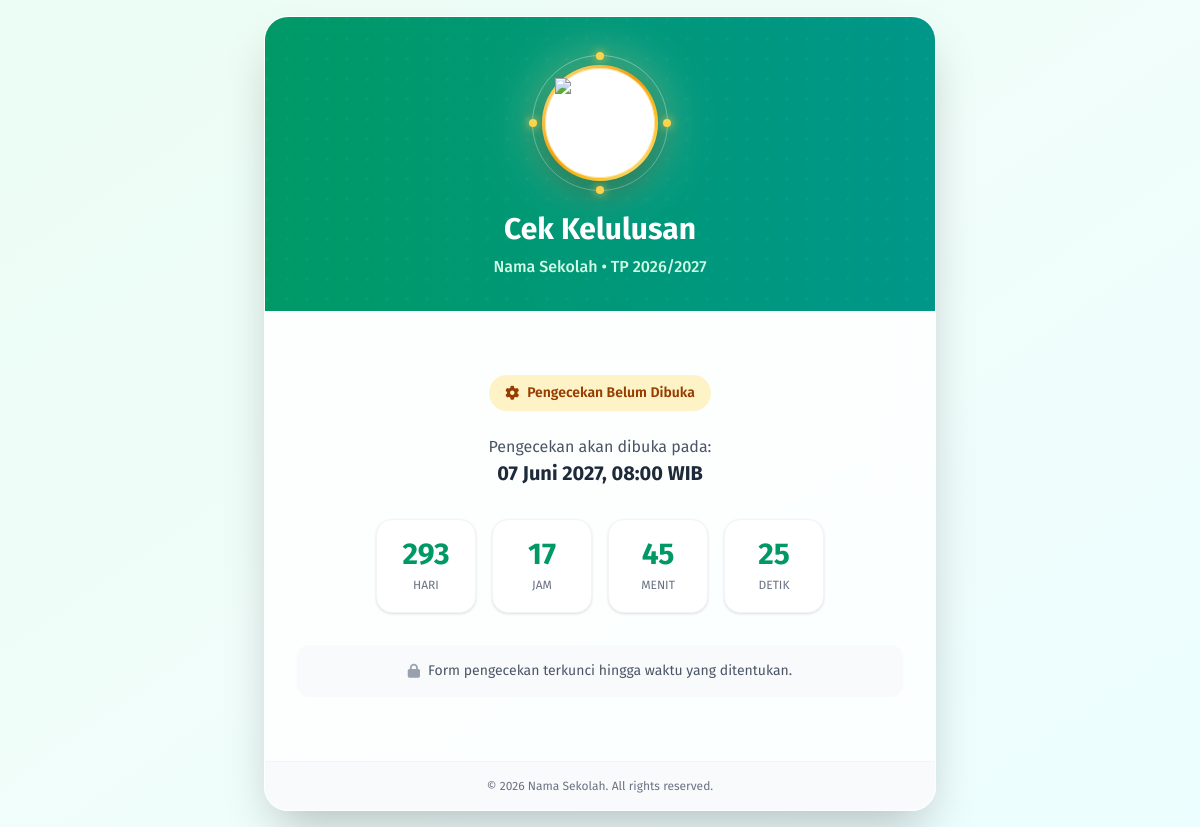
The page / on the database its author committed.
### tables this page shows
CREATE TABLE `pengaturan` (
  `id` int(11) NOT NULL,
  `kunci` varchar(50) NOT NULL,
  `nilai` text NOT NULL,
  `keterangan` varchar(255) DEFAULT NULL,
  `updated_at` timestamp NULL DEFAULT current_timestamp() ON UPDATE current_timestamp()
);

### index.php (the view, shortened to what the rows shown need)
<?php
require_once 'config.php';
function lulus_escape(?string $value): string
{
    return htmlspecialchars((string) $value, ENT_QUOTES, 'UTF-8');
}
function lulus_setting(mysqli $conn, string $key, string $default = ''): string
{
    $value = getPengaturan($conn, $key);
    if ($value === null || $value === false || $value === '') {
        return $default;
    }
    return trim((string) $value);
}
function lulus_digits_only(string $value): string
{
    return preg_replace('/\D+/', '', $value) ?? '';
}
function lulus_format_nomor_wa_tampil(string $nomor): string
{
    $digits = lulus_digits_only($nomor);
    if (strpos($digits, '62') === 0 && strlen($digits) > 2) {
        return '0' . substr($digits, 2);
    }
    return $digits;
}
function lulus_format_nomor_wa_link(string $nomor): string
{
    $digits = lulus_digits_only($nomor);
    if (strpos($digits, '62') === 0) {
        return $digits;
    }
    return $digits;
}
function lulus_parse_waktu_mulai(string $value, DateTimeZone $timezone): ?DateTimeImmutable
{
    $value = trim($value);
    try {
        return new DateTimeImmutable($value, $timezone);
    } catch (Exception $e) {
        return null;
    }
}
function lulus_daftar_bulan_indonesia(): array
{
    return [
        'January' => 'Januari',
        'February' => 'Februari',
        'March' => 'Maret',
        'April' => 'April',
        'May' => 'Mei',
        'June' => 'Juni',
        'July' => 'Juli',
        'August' => 'Agustus',
        'September' => 'September',
        'October' => 'Oktober',
        'November' => 'November',
        'December' => 'Desember',
    ];
}
function lulus_format_tanggal_indonesia(DateTimeInterface $tanggal): string
{
    $bulan = lulus_daftar_bulan_indonesia();
    $namaBulan = $bulan[$tanggal->format('F')] ?? $tanggal->format('F');
    return $tanggal->format('d ') . $namaBulan . $tanggal->format(' Y, H:i');
}
try {
    $conn = getDbConnection();
} catch (Throwable $e) {
    http_response_code(500);
    exit('Koneksi database tidak tersedia.');
}
$timezone = new DateTimeZone('Asia/Jakarta');
$defaultSettings = [
    'nama_sekolah' => 'MTsN 1 Sekadau',
    'tahun_pelajaran' => '2025/2026',
    'nomor_wa' => '6285752604496',
    'logo_sekolah' => 'logo.png',
    'skl_aktif' => '1',
];
$namaSekolah = lulus_setting($conn, 'nama_sekolah', $defaultSettings['nama_sekolah']);
$tahunPelajaran = lulus_setting($conn, 'tahun_pelajaran', $defaultSettings['tahun_pelajaran']);
$nomorWa = lulus_setting($conn, 'nomor_wa', $defaultSettings['nomor_wa']);
$sklAktif = lulus_setting($conn, 'skl_aktif', $defaultSettings['skl_aktif']) === '1';
$nomorWaTampil = lulus_format_nomor_wa_tampil($nomorWa);
$nomorWaLink = lulus_format_nomor_wa_link($nomorWa);
$waktuMulaiCek = lulus_parse_waktu_mulai(lulus_setting($conn, 'waktu_mulai_cek'), $timezone);
$waktuSekarang = new DateTimeImmutable('now', $timezone);
$sudahBisaCek = ($waktuMulaiCek instanceof DateTimeImmutable) && $waktuSekarang >= $waktuMulaiCek;
$tanggalMulaiTampil = ($waktuMulaiCek instanceof DateTimeImmutable)
    ? lulus_format_tanggal_indonesia($waktuMulaiCek) . ' WIB'
    : 'Belum ditentukan';
$hasil = null;
$nisnDicari = '';
$pesanWa = rawurlencode('Assalamualaikum, saya ingin bertanya tentang pengambilan SKL');
$linkWa = sprintf('https://wa.me/%s?text=%s', $nomorWaLink, $pesanWa);
?>
<!DOCTYPE html>
<html lang="id">
<head>
    <link rel="stylesheet" href="dist/output.css">
    <link rel="stylesheet" href="fontawesome.css">
    <link rel="stylesheet" href="fonts.css">
</head>
<body class="bg-gradient-to-br from-emerald-50 via-teal-50 to-cyan-50 min-h-screen flex items-center justify-center p-4">
    <main class="w-full max-w-2xl bg-white/80 backdrop-blur-xl rounded-3xl shadow-2xl border border-white/50 overflow-hidden">
        <header class="bg-gradient-to-r from-emerald-600 to-teal-600 p-8 text-center text-white relative overflow-hidden">
            <div class="logo-wrap">
                <div class="logo-ring-outer">
                </div>
            </div>
            <h1 class="text-3xl font-bold mb-2">Cek Kelulusan</h1>
            <p class="text-emerald-100 font-medium">
                <?= lulus_escape($namaSekolah) ?> • TP <?= lulus_escape($tahunPelajaran) ?>
            </p>
        </header>
        <section class="p-8">
            <?php if (is_array($hasil)): ?>
                <?php
                $statusLulus = (int) ($hasil['status_kelulusan'] ?? 0) === 1;
                $bolehCetakSkl = $sklAktif && (int) ($hasil['cetak_skl'] ?? 1) === 1;
                $namaSiswa = (string) ($hasil['nama'] ?? '-');
                $urlCetakSkl = 'skl.php?nisn=' . rawurlencode($nisnDicari);
                $urlUnduhPdf = $urlCetakSkl . '&pdf=1';
                ?>
                <div class="text-center mb-8">
                    <div class="inline-flex items-center gap-2 bg-gray-100 px-4 py-2 rounded-full text-sm text-gray-600 mb-4">
                        <i class="fa-solid fa-id-card" aria-hidden="true"></i>
                        NISN: <?= lulus_escape($nisnDicari) ?>
                    </div>
                    <h2 class="text-2xl font-bold text-gray-800 mb-1">
                        <?= lulus_escape($namaSiswa) ?>
                    </h2>
                    <div class="mt-6 mb-8">
                        <?php if ($statusLulus): ?>
                            <div class="inline-flex items-center gap-3 bg-emerald-100 text-emerald-700 px-8 py-4 rounded-2xl text-3xl font-black shadow-sm border border-emerald-200 animate-pulse" role="status">
                                <i class="fa-solid fa-graduation-cap text-4xl" aria-hidden="true"></i>
                                LULUS
                            </div>
                        <?php else: ?>
                            <div class="inline-flex items-center gap-3 bg-rose-100 text-rose-700 px-8 py-4 rounded-2xl text-3xl font-black shadow-sm border border-rose-200" role="status">
                                <i class="fa-solid fa-book-open text-4xl" aria-hidden="true"></i>
                                TIDAK LULUS
                            </div>
                        <?php endif; ?>
                    </div>
                    <?php if ($statusLulus): ?>
                        <div class="bg-emerald-50 border border-emerald-100 rounded-2xl p-6 text-left">
                            <h3 class="font-bold text-emerald-800 mb-2 flex items-center gap-2">
                                <i class="fa-solid fa-file-signature" aria-hidden="true"></i>
                                Informasi SKL
                            </h3>
                            <p class="text-emerald-700 text-sm mb-4">
                                Untuk pengambilan SKL, silakan datang langsung ke Madrasah atau hubungi WhatsApp berikut:
                            </p>
                            <a href="<?= lulus_escape($linkWa) ?>"
                               target="_blank"
                               rel="noopener noreferrer"
                               title="WhatsApp <?= lulus_escape($nomorWaTampil) ?>"
                               class="inline-flex items-center gap-2 bg-green-500 hover:bg-green-600 text-white px-5 py-2.5 rounded-xl font-semibold transition-all shadow-md hover:shadow-lg mb-4">
                                <i class="fa-brands fa-whatsapp text-xl" aria-hidden="true"></i>
                                Hubungi via WhatsApp
                            </a>
                            <?php if ($bolehCetakSkl): ?>
                                <div class="border-t border-emerald-200 pt-4 mt-2">
                                    <p class="text-xs text-emerald-600 mb-3 font-medium">
                                        Atau unduh Surat Keterangan Lulus (SKL) secara langsung:
                                    </p>
                                    <div class="flex flex-wrap gap-3 justify-center">
                                        <a href="<?= lulus_escape($urlCetakSkl) ?>"
                                           target="_blank"
                                           rel="noopener noreferrer"
                                           class="flex items-center gap-2 bg-blue-600 hover:bg-blue-700 text-white px-4 py-2 rounded-lg text-sm font-semibold transition-all">
                                            <i class="fa-solid fa-print" aria-hidden="true"></i>
                                            Cetak SKL
                                        </a>
                                        <a href="<?= lulus_escape($urlUnduhPdf) ?>"
                                           target="_blank"
                                           rel="noopener noreferrer"
                                           class="flex items-center gap-2 bg-red-600 hover:bg-red-700 text-white px-4 py-2 rounded-lg text-sm font-semibold transition-all">
                                            <i class="fa-solid fa-file-pdf" aria-hidden="true"></i>
                                            Unduh PDF
                                        </a>
                                    </div>
                                </div>
                            <?php else: ?>
                                <div class="bg-amber-50 border border-amber-200 rounded-xl p-3 text-amber-800 text-sm flex items-start gap-2" role="alert">
                                    <i class="fa-solid fa-circle-info mt-0.5 flex-shrink-0" aria-hidden="true"></i>
                                    <span>
                                        Fitur cetak SKL online saat ini tidak tersedia. Silakan hubungi madrasah untuk informasi lebih lanjut.
                                    </span>
                                </div>
                            <?php endif; ?>
                        </div>
                    <?php else: ?>
                        <div class="bg-rose-50 border border-rose-100 rounded-2xl p-6 text-center">
                            <i class="fa-solid fa-heart-crack text-5xl text-rose-400 mx-auto mb-3" aria-hidden="true"></i>
                            <p class="text-rose-800 font-medium">
                                Tetap semangat! Kegagalan ini bukan akhir segalanya. Kamu bisa memperbaiki langkah atau mencari jalan lain yang lebih baik.
                            </p>
                        </div>
                    <?php endif; ?>
                    <a href="index.php" class="inline-flex items-center gap-2 mt-8 text-gray-500 hover:text-emerald-600 font-medium transition-colors">
                        <i class="fa-solid fa-arrow-left" aria-hidden="true"></i>
                        Cek NISN Lain
                    </a>
                </div>
            <?php elseif (!$sudahBisaCek): ?>
                <div class="text-center py-8">
                    <div class="inline-flex items-center gap-2 bg-amber-100 text-amber-800 px-4 py-2 rounded-full text-sm font-semibold mb-6">
                        <i class="fa-solid fa-clock" aria-hidden="true"></i>
                        Pengecekan Belum Dibuka
                    </div>
                    <p class="text-gray-600 mb-8">
                        Pengecekan akan dibuka pada:<br>
                        <span class="text-xl font-bold text-gray-800">
                            <?= lulus_escape($tanggalMulaiTampil) ?>
                        </span>
                    </p>
                    <?php if ($waktuMulaiCek instanceof DateTimeImmutable): ?>
                        <div class="grid grid-cols-4 gap-4 max-w-md mx-auto mb-8" id="countdown">
                            <div class="bg-white p-4 rounded-2xl shadow-sm border border-gray-100">
                                <span class="block text-3xl font-bold text-emerald-600" id="days">00</span>
                                <span class="text-xs text-gray-500 uppercase">Hari</span>
                            </div>
                            <div class="bg-white p-4 rounded-2xl shadow-sm border border-gray-100">
                                <span class="block text-3xl font-bold text-emerald-600" id="hours">00</span>
                                <span class="text-xs text-gray-500 uppercase">Jam</span>
                            </div>
                            <div class="bg-white p-4 rounded-2xl shadow-sm border border-gray-100">
                                <span class="block text-3xl font-bold text-emerald-600" id="minutes">00</span>
                                <span class="text-xs text-gray-500 uppercase">Menit</span>
                            </div>
                            <div class="bg-white p-4 rounded-2xl shadow-sm border border-gray-100">
                                <span class="block text-3xl font-bold text-emerald-600" id="seconds">00</span>
                                <span class="text-xs text-gray-500 uppercase">Detik</span>
                            </div>
                        </div>
                    <?php endif; ?>
                    <div class="bg-gray-50 rounded-xl p-4 text-gray-600 text-sm flex items-center justify-center gap-2">
                        <i class="fa-solid fa-lock text-gray-400" aria-hidden="true"></i>
                        <span>
                            <?php if ($waktuMulaiCek instanceof DateTimeImmutable): ?>
                                Form pengecekan terkunci hingga waktu yang ditentukan.
                            <?php else: ?>
                                Form pengecekan akan dibuka setelah jadwal ditentukan.
                            <?php endif; ?>
                        </span>
                    </div>
                </div>
            <?php endif; ?>
        </section>
        <footer class="bg-gray-50 px-8 py-4 text-center border-t border-gray-100">
            <p class="text-xs text-gray-500">
                &copy; <?= lulus_escape($waktuSekarang->format('Y')) ?> <?= lulus_escape($namaSekolah) ?>. All rights reserved.
            </p>
        </footer>
    </main>
</body>
</html>

### rows shown on the page
pengaturan: nilai "Nama Sekolah"
pengaturan: nilai "2026/2027"
pengaturan: nilai "07 Juni 2027, 08:00 WIB"

### other values the page prints
lulus_escape($waktuSekarang->format('Y')) "2026"
